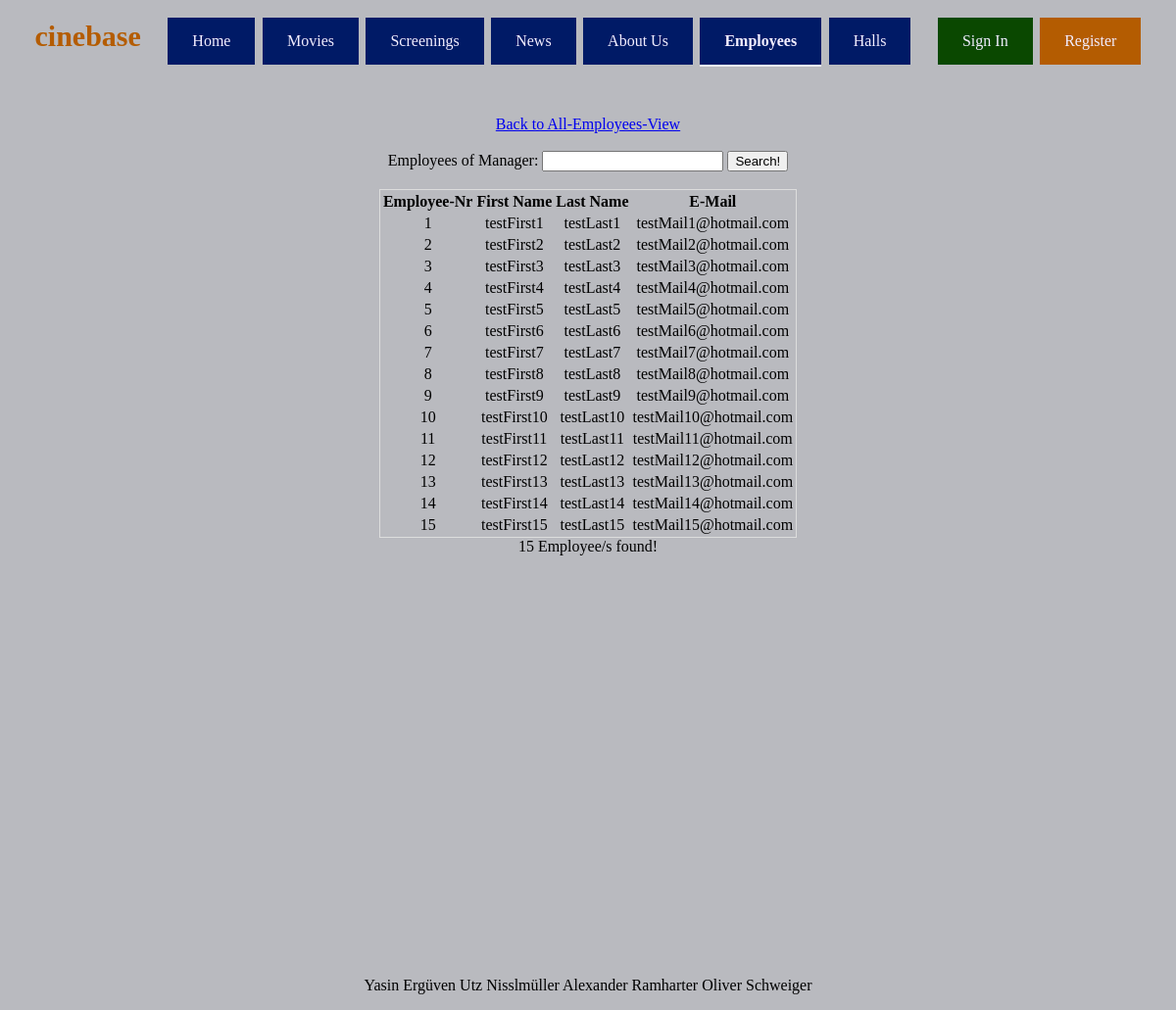
The page /homepage/employees_of_manager.php on the database its author committed.
### tables this page shows
CREATE TABLE employee(
	employee_nr MEDIUMINT,
	CONSTRAINT m_pk PRIMARY KEY(employee_nr),
	manager_id MEDIUMINT,
	FOREIGN KEY (manager_id) REFERENCES employee(employee_nr) ON DELETE CASCADE,
	first_name VARCHAR(30),
	last_name VARCHAR(30),
	email VARCHAR(40) UNIQUE,
	password varchar(20)

);

### homepage/employees_of_manager.php (the view, shortened to what this page needs)
<?php
$user = 'root';
$pass = '';
$database = 'cinebase';
$conn = new mysqli('localhost', $user, $pass, $database) or die("dead");
?>
<!DOCTYPE html>
<html lang="en">
<head>
  <link rel="stylesheet"
        type="text/css"
        href="css/main.css"/>
</head>
<body>
<div class="wrapper">
  <div class="topLine" id="topLine">
    cinebase
    <button onclick="window.location='index.php';" style="margin-left: 20px" class="buttonBig">Home
    </button>
    <button onclick="window.location='movies.php';" class="buttonBig">Movies</button>
    <button onclick="window.location='screening.php';" class="buttonBig">Screenings</button>
    <button onclick="window.location='news.php';" class="buttonBig">News</button>
    <button onclick="window.location='aboutUs.php';" class="buttonBig">About Us</button>
    <button onclick="window.location='employee_administration.php';"
            style="border-bottom: 2px solid whitesmoke; font-weight: bold" class="buttonBig">
      Employees
    </button>
    <button onclick="window.location='hall_administration.php';"
            class="buttonBig">Halls
    </button>
    <button id="signIn" onclick="document.getElementById('popUpLogin').style.display='block'"
            class="buttonLogin">
      Sign In
    </button>
    <button id="register" onclick="window.location='register.php';"
            class="buttonRegister">Register
    </button>
  </div>
</div>
<div class="wrapperMainBody">
  <div class="mainBody" id="mainBody">
    <div>
      <form id='searchform' action='employees_of_manager.php' method='get'>
        <a href="employee_administration.php">Back to All-Employees-View</a><br><br>
        Employees of Manager:
        <input id='searchEmployee' name='searchEmployee' type='text' size='20'
               value='<?php echo $_GET['searchEmployee']; ?>'/>
        <input id='search' type='submit' value='Search!'/>
      </form>
      <br>
    </div>
      <?php
      if (isset($_GET['searchEmployee'])) {
          $sql = "SELECT * FROM employee WHERE manager_id like '%" . $_GET['searchEmployee'] . "%'";
      } else {
          $sql = "SELECT * FROM employee ";
      }
      $result = $conn->query($sql);
      ?>
    <table style='border: 1px solid #DDDDDD'>
      <thead>
      <tr>
        <th>Employee-Nr</th>
        <th>First Name</th>
        <th>Last Name</th>
        <th>E-Mail</th>
      </tr>
      </thead>
      <tbody>
      <?php
      if ($result->num_rows > 0) {
          while ($row = $result->fetch_assoc()) {
              echo "<tr>";
              echo "<td>" . $row['employee_nr'] . "</td>";
              echo "<td>" . $row['first_name'] . "</td>";
              echo "<td>" . $row['last_name'] . "</td>";
              echo "<td>" . $row['email'] . "</td>";
              echo "</tr>";
          }
      }
      $row_cnt = mysqli_num_rows($result);
      ?>
      </tbody>
    </table>
    <div><?php
        if ($row_cnt != 0) {
            echo "$row_cnt Employee/s found!";
        } else {
            echo "This employee is not a manager!";
        } ?>
    </div>
  </div>
  <br>
  <br><br><br><br><br><br><br><br><br><br><br><br><br><br><br><br><br><br><br><br><br><br><br>
  <p style="text-align:center">Yasin Ergüven Utz Nisslmüller Alexander Ramharter Oliver
    Schweiger</p>
</body>
</html>

### homepage/css/main.css (style rules this page uses)
body { background-color: rgb(185, 186, 191); }
.mainBody { margin-top: 40px; color: #000000; display: inline-block; }
.wrapper { text-align: center; }
.wrapperMainBody { text-align: center; }
.topLine { display: inline-block; padding: 10px; color: #b45c01; font-family: Comfortaa, serif; font-size: 30px; font-weight: bold; }
.buttonBig { background-color: #001a66; border: none; color: #f2eeff; padding: 15px 25px; text-align: center; font-size: 16px; cursor: pointer; font-family: "Trebuchet MS", serif; }
.buttonLogin { margin-left: 20px; background-color: #0a4800; border: none; color: #f2eeff; padding: 15px 25px; text-align: center; font-size: 16px; cursor: pointer; font-family: "Trebuchet MS", serif; }
.buttonRegister { background-color: #b45c01; border: none; color: #f2eeff; padding: 15px 25px; text-align: center; font-size: 16px; cursor: pointer; font-family: "Trebuchet MS", serif; }

### rows shown on the page
employee: employee_nr "1", first_name "testFirst1", last_name "testLast1", email "testMail1@hotmail.com"
employee: employee_nr "2", first_name "testFirst2", last_name "testLast2", email "testMail2@hotmail.com"
employee: employee_nr "3", first_name "testFirst3", last_name "testLast3", email "testMail3@hotmail.com"
employee: employee_nr "4", first_name "testFirst4", last_name "testLast4", email "testMail4@hotmail.com"
employee: employee_nr "5", first_name "testFirst5", last_name "testLast5", email "testMail5@hotmail.com"
employee: employee_nr "6", first_name "testFirst6", last_name "testLast6", email "testMail6@hotmail.com"
employee: employee_nr "7", first_name "testFirst7", last_name "testLast7", email "testMail7@hotmail.com"
employee: employee_nr "8", first_name "testFirst8", last_name "testLast8", email "testMail8@hotmail.com"
employee: employee_nr "9", first_name "testFirst9", last_name "testLast9", email "testMail9@hotmail.com"
employee: employee_nr "10", first_name "testFirst10", last_name "testLast10", email "testMail10@hotmail.com"
employee: employee_nr "11", first_name "testFirst11", last_name "testLast11", email "testMail11@hotmail.com"
employee: employee_nr "12", first_name "testFirst12", last_name "testLast12", email "testMail12@hotmail.com"
employee: employee_nr "13", first_name "testFirst13", last_name "testLast13", email "testMail13@hotmail.com"
employee: employee_nr "14", first_name "testFirst14", last_name "testLast14", email "testMail14@hotmail.com"
employee: employee_nr "15", first_name "testFirst15", last_name "testLast15", email "testMail15@hotmail.com"

### other values the page prints
$row_cnt "15"
